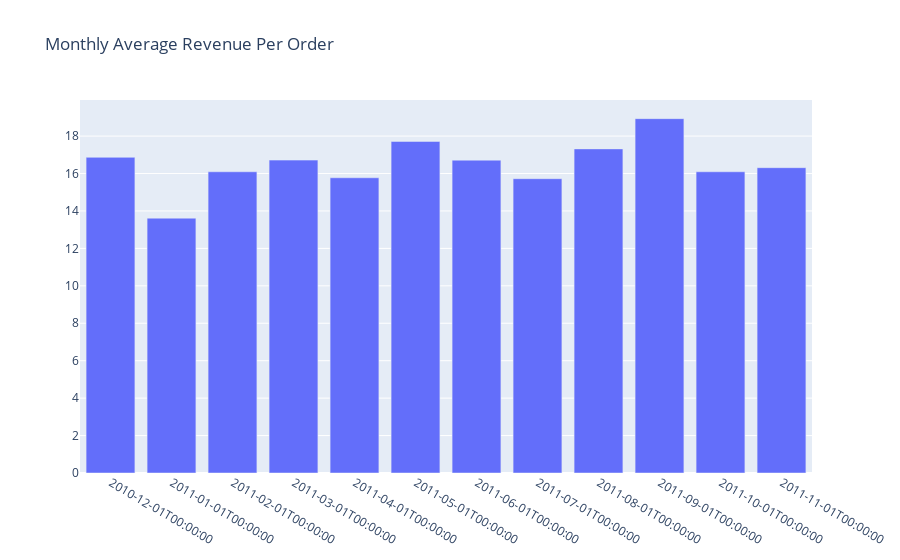
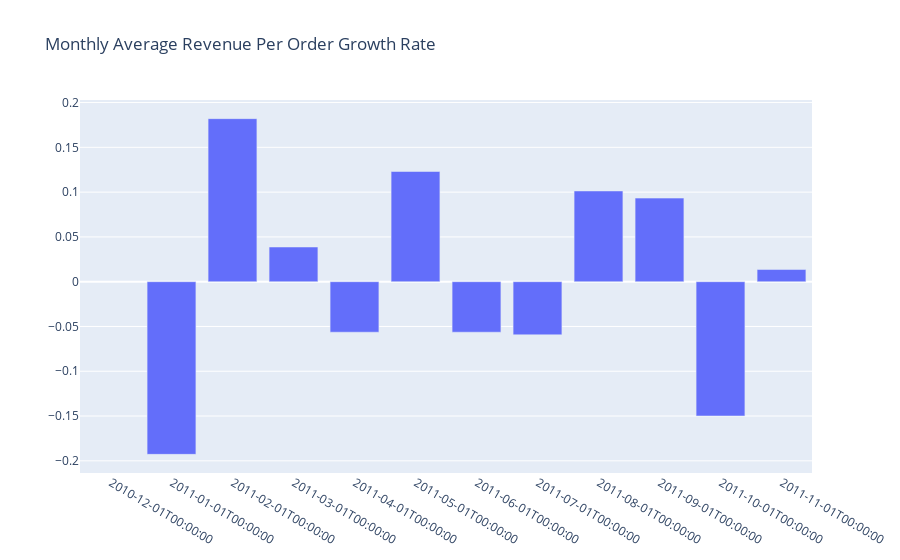

Notebook cell for these charts, in order:
### Code cell
interactive_plot(uk_mean_revenue_df,'mean_revenue', title_1 = 'Monthly Average Revenue Per Order', title_2 = 'Monthly Average Revenue Per Order Growth Rate')

### Figure 1 — Plotly figure (JSON) as saved in the notebook; plotly's stock layout.template omitted (floating-point values rounded to 4 significant figures)
{"data": [{"type": "bar", "x": ["2010-12-01T00:00:00", "2011-01-01T00:00:00", "2011-02-01T00:00:00", "2011-03-01T00:00:00", "2011-04-01T00:00:00", "2011-05-01T00:00:00", "2011-06-01T00:00:00", "2011-07-01T00:00:00", "2011-08-01T00:00:00", "2011-09-01T00:00:00", "2011-10-01T00:00:00", "2011-11-01T00:00:00"], "y": [16.87, 13.61, 16.09, 16.72, 15.77, 17.71, 16.71, 15.72, 17.32, 18.93, 16.09, 16.31]}], "layout": {"title": {"text": "Monthly Average Revenue Per Order"}, "xaxis": {"type": "category"}}}

### Figure 2 — Plotly figure (JSON) as saved in the notebook; plotly's stock layout.template omitted (floating-point values rounded to 4 significant figures)
{"data": [{"type": "bar", "x": ["2010-12-01T00:00:00", "2011-01-01T00:00:00", "2011-02-01T00:00:00", "2011-03-01T00:00:00", "2011-04-01T00:00:00", "2011-05-01T00:00:00", "2011-06-01T00:00:00", "2011-07-01T00:00:00", "2011-08-01T00:00:00", "2011-09-01T00:00:00", "2011-10-01T00:00:00", "2011-11-01T00:00:00"], "y": [null, -0.1928, 0.182, 0.03872, -0.0564, 0.123, -0.0564, -0.0593, 0.1013, 0.09331, -0.1499, 0.0136]}], "layout": {"title": {"text": "Monthly Average Revenue Per Order Growth Rate"}, "xaxis": {"type": "category"}}}
